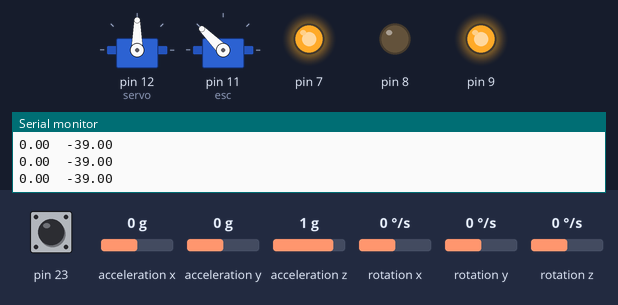
The sketch below on a simulated Arduino Mega 2560, built with avr-gcc and run on an emulated ATmega2560. Shown: 2 × servo, output pins drawn as LEDs (lit = HIGH), the last lines printed to the serial monitor. Wiring (inferred from the names in the program): MPU-6050 motion sensor at I2C address 0x68. The inputs (shaded band) are chosen by the test bench; at power-on: acceleration y 0 g, rotation x 0 °/s, pin 23 HIGH, acceleration x 0 g, acceleration z 1 g, rotation y 0 °/s, rotation z 0 °/s.

Above: at 1.2 s.
1.3 s: acceleration y set to -0.8 g
4.3 s: acceleration y set to -1.1 g
At 6.1 s:
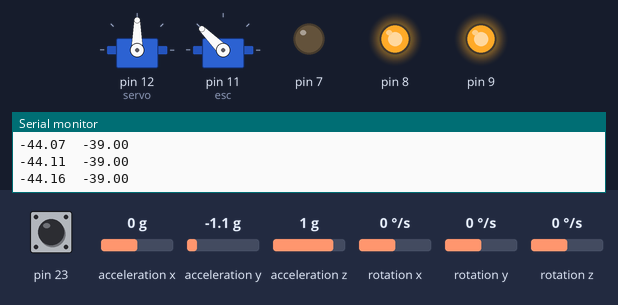
6.4 s: rotation x set to 192 °/s
At 7.3 s:
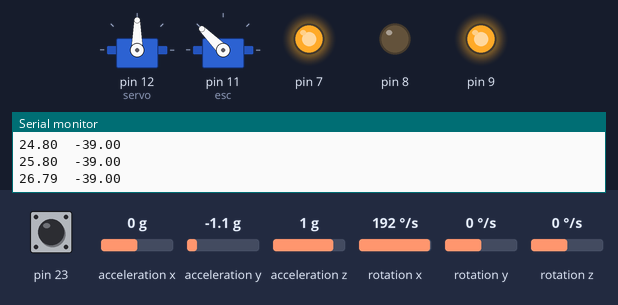
8.0 s: pin 23 pulled LOW for 0.15 s
11.1 s: rotation x set to -100 °/s
At 11.32 s:
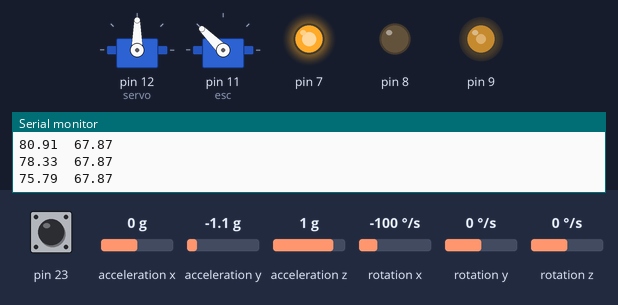
12.8 s: pin 23 pulled LOW for 0.15 s
Timing chart, 0 to 15.8 s (numbered marks = the images above; inputs shaded):
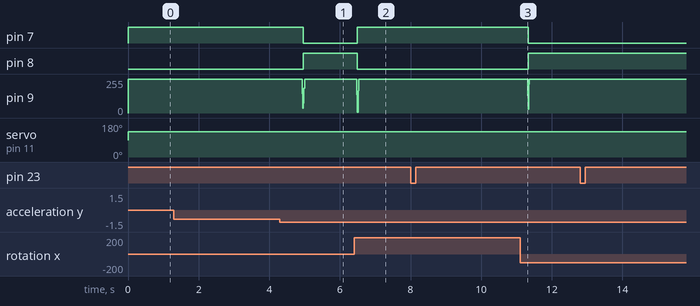

The sketch:

breadboardall.ino
```cpp
#include <PWMServo.h>
#include<Wire.h>

#define Gyr_Gain 0.00763358

class Motor{

  public:
    int port1, port2, port_pwm;
    Motor(int port1_input, int port2_input, int port_pwm_input){
      port1 = port1_input;
      port2 = port2_input;
      port_pwm = port_pwm_input;
      pinMode(port1, OUTPUT);
      pinMode(port2, OUTPUT);
    }
    void setPower(float power){
      if(power <= 0){
        digitalWrite(port1, LOW);
        digitalWrite(port2, HIGH);
      }else{
        digitalWrite(port1, HIGH);
        digitalWrite(port2, LOW);
      }

      //max is +- 1
      if(power > 1){power = 1;}
      if(power < -1){power = -1;}

      analogWrite(port_pwm, round(255*abs(power)));
    }
};

float power = 0;
boolean isIncreasing = true;
const int MPU_addr=0x68;  // I2C address of the MPU-6050
int16_t ax,ay,az,tmp,gx,gy,gz;
float AccelX,AccelY,AccelZ,GyroX,GyroY,GyroZ;
float mixX, mixY, mixYa;

Motor motor = Motor(7, 8, 9);
PWMServo servo;
PWMServo esc;
//esc pwm port is 11

boolean isJumping = false;
boolean isPressed20 = false;

float targetAng = -39;
int servoPos = 90;


void setup() {
  Serial.begin(9600);

  pinMode(23, INPUT_PULLUP);
  pinMode(20, INPUT_PULLUP);

  servo.attach(12, 500, 2500);
  esc.attach(11, 1000, 2000);

  Wire.begin(); //gyro setup
  Wire.beginTransmission(MPU_addr);
  Wire.write(0x6B);  // PWR_MGMT_1 register
  Wire.write(0);     // set to zero (wakes up the MPU-6050)
  Wire.endTransmission(true);

}

unsigned long currentMillis;
long previousMillis = 0;    // set up timers
long looptime = 10;        // time constant for timer

void loop() {

  currentMillis = millis();
  if (currentMillis - previousMillis >= looptime) {  // start timed event
    previousMillis = currentMillis;

    Wire.beginTransmission(MPU_addr);
    Wire.write(0x3B);  // starting with register 0x3B (ACCEL_XOUT_H)
    Wire.endTransmission(false);
    Wire.requestFrom(MPU_addr,14,true);  // request a total of 14 registers
    ax=Wire.read()<<8|Wire.read();  // 0x3B (ACCEL_XOUT_H) & 0x3C (ACCEL_XOUT_L)
    ay=Wire.read()<<8|Wire.read();  // 0x3D (ACCEL_YOUT_H) & 0x3E (ACCEL_YOUT_L)
    az=Wire.read()<<8|Wire.read();  // 0x3F (ACCEL_ZOUT_H) & 0x40 (ACCEL_ZOUT_L)
    tmp=Wire.read()<<8|Wire.read();  // 0x41 (TEMP_OUT_H) & 0x42 (TEMP_OUT_L)
    gx=Wire.read()<<8|Wire.read();  // 0x43 (GYRO_XOUT_H) & 0x44 (GYRO_XOUT_L)
    gy=Wire.read()<<8|Wire.read();  // 0x45 (GYRO_YOUT_H) & 0x46 (GYRO_YOUT_L)
    gz=Wire.read()<<8|Wire.read();  // 0x47 (GYRO_ZOUT_H) & 0x48 (GYRO_ZOUT_L)

    AccelX = ax;
    AccelY = ay;
    AccelZ = az;
    GyroX = Gyr_Gain * (gx);
    GyroY = Gyr_Gain * (gy)*-1;
    GyroZ = Gyr_Gain * (gz);

    AccelY = (atan2(AccelY, AccelZ) * 180 / PI);
    AccelX = (atan2(AccelX, AccelZ) * 180 / PI);

    float K = 0.8;
    float dt = looptime * 0.001;
    float A = K / (K + dt);

    mixX = A *(mixX+GyroX*dt) + (1-A)*AccelY;
    mixY = A *(mixY+GyroY*dt) + (1-A)*AccelX;

    mixYa = mixY + 3.3;

//    Serial.print(mixYa, 2);        // roll
//    Serial.print(",");
    Serial.print(mixX, 2);      // pitch
    Serial.print("\t");
    Serial.print(targetAng, 2);
    Serial.println("\t");


    float error = (mixX - targetAng);

    if(error > 0.5){
      power += error * (1/20.0) + 0.4;
    }else if(error < -0.5){
      power += error * (1/20.0) - 0.4;
    }else{
      power += 0;
    }

    if(abs(error) > 2){
      power += 0;
    }

    if(power > 1) power = 1;
    if(power < -1) power = -1;

    if(!digitalRead(23)){

      targetAng = mixX;

      digitalWrite(13, LOW);
    }
    if(!digitalRead(20)){

      if(!isPressed20){
        isJumping = !isJumping;
        Serial.println("toggle jumping");
      }

      digitalWrite(13, LOW);
      isPressed20 = true;
    }else{
      isPressed20 = false;
    }
    if(digitalRead(23) && digitalRead(20)){
      digitalWrite(13, HIGH);
    }

    if(isJumping){
      if(currentMillis % 500 < 250){
        servoPos = 180;
      }else{
        servoPos = 0;
      }

      esc.write(45);
    }else{
      esc.write(135);
    }


    motor.setPower(power);
    servo.write(servoPos);
//    Serial.println(power);


  }


}
```

Measured:
- the behaviour switches between -0.9 and -1 g on acceleration y (found by bisection; images 0 and 1)
- after the input at 4.3 s, pin 7: HIGH → LOW after 0.67 s; pin 8: LOW → HIGH after 0.67 s
- after the input at 6.4 s, pin 7: LOW → HIGH after 0.10 s; pin 8: HIGH → LOW after 0.10 s; pin 9: 255/255 → 136/255 after 0.08 s, → 5/255 0.02 s later, → 168/255 0.02 s later, → 255/255 0.02 s later
- after the input at 11.1 s, pin 7: HIGH → LOW after 0.23 s; pin 8: LOW → HIGH after 0.23 s; pin 9: 255/255 → 128/255 after 0.22 s, → 29/255 0.01 s later, → 217/255 0.01 s later, → 255/255 0.01 s later
